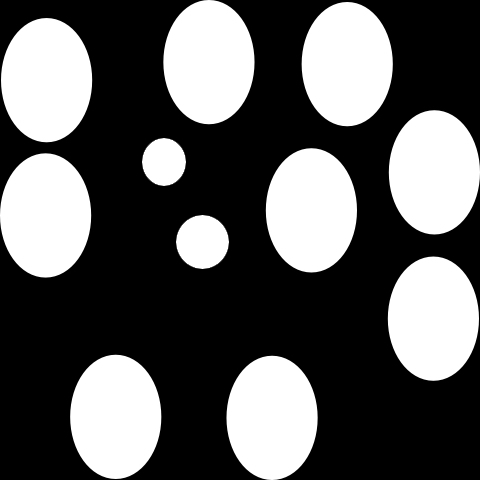
#> input picture data/blobs1.tif, 480 x 480 px
$ python main.py --image_path data/blobs1.tif
#> lines starting #> are read from the running program, lines starting #| are printed output that depends on the picture; after the words box and inside, x2 and y2 are one past the last pixel; in counts of white or black regions, pixels touching at a corner belong together
#> further down, img is the input picture: shape (480, 480, 3); min 0, max 255, mean 92.8
### utils/utils.py

import numpy as np
from numpy.lib.stride_tricks import sliding_window_view
from collections import deque


# primary source:
# https://github.com/scikit-image/scikit-image/blob/0e35d8040d0b0bb409de41f3c0f024f941e09d8a/skimage/measure/_find_contours.py#L10
def pre_process(img:np.ndarray, is_noisy:bool=False, kernel_size:int=7, thresh:int=128)-> np.ndarray:
    # img = img[:,:,0]
#> called with is_noisy = True, kernel_size = 7, thresh = 128
    img = img.astype(np.float64)
    if img.ndim > 2:
        img = np.dot(img[...,:3], [0.2989, 0.5870, 0.1140])
#> img: shape (480, 480) float64

    binary_img = np.ma.masked_array(img > thresh)
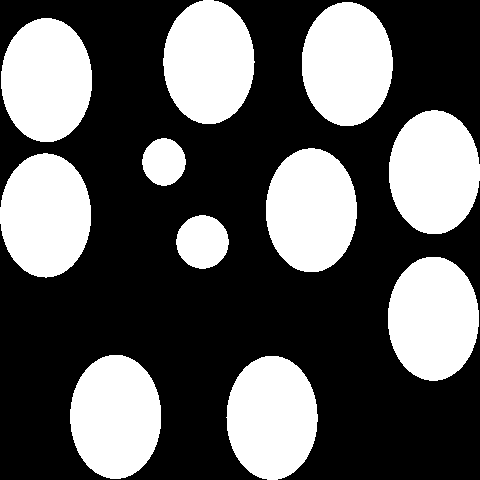
#> binary_img: shape (480, 480) bool; 36.4% white; 11 white regions, largest, box (x1, y1, x2, y2) and area: (1, 18, 92, 142) 8895, (70, 355, 161, 479) 8895, (302, 2, 393, 126) 8893

    if is_noisy:
        # img = img/255
        # img = img[:,:] < 0.5
        kernel = np.ones((kernel_size, kernel_size), dtype=bool)
        # kernel_dial = np.zeros((kerargs.kernel_size_siz, kerargs.kernel_size_siz), dtype=bool)
        # kernel_dial[args.kernel_size//2, :] = 1
        # kernel_dial[:, args.kernel_size//2] = 1
        padded = np.pad(binary_img, kernel_size//2)
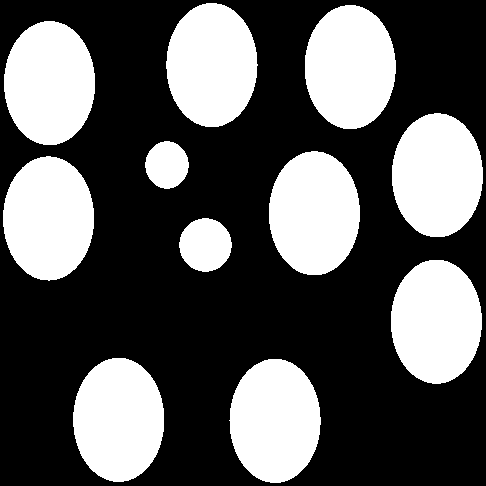
#> padded: shape (486, 486) bool; 35.5% white; 11 white regions, largest, box (x1, y1, x2, y2) and area: (4, 21, 95, 145) 8895, (73, 358, 164, 482) 8895, (305, 5, 396, 129) 8893
        windows = sliding_window_view(padded, window_shape=kernel.shape)
        eroded = np.all(windows | ~kernel, axis=(-1, -2))
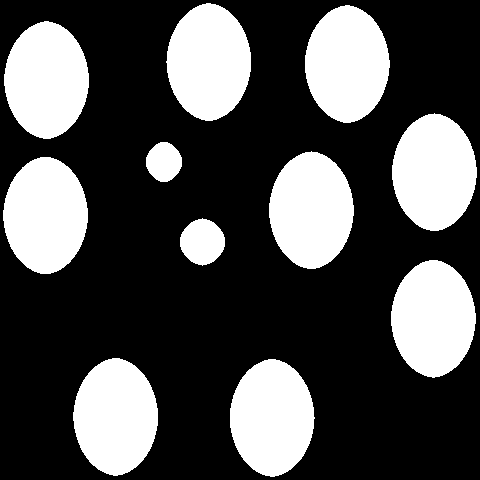
#> eroded: shape (480, 480) bool; 31% white; 11 white regions, largest, box (x1, y1, x2, y2) and area: (4, 21, 89, 139) 7641, (73, 358, 158, 476) 7641, (305, 5, 390, 123) 7639
        dilated = conv2d(eroded, kernel)
        img *= dilated
    return img


def assemble_contours(segments):
    current_index = 0
    contours = {}
    starts = {}
    ends = {}

    for from_point, to_point in segments:
        # Ignore degenerate segments.
        # This happens when (and only when) one vertex of the square is
        # exactly the contour level, and the rest are above or below.
        # This degenerate vertex will be picked up later by neighboring
        # squares.
        if from_point == to_point:
            continue

        tail, tail_num = starts.pop(to_point, (None, None))
        head, head_num = ends.pop(from_point, (None, None))

        if tail is not None and head is not None:
            # We need to connect these two contours.
            if tail is head:
                # We need to closed a contour: add the end point
                head.append(to_point)
            else:  # tail is not head
                # We need to join two distinct contours.
                # We want to keep the first contour segment created, so that
                # the final contours are ordered left->right, top->bottom.
                if tail_num > head_num:
                    # tail was created second. Append tail to head.
                    head.extend(tail)
                    # Remove tail from the detected contours
                    contours.pop(tail_num, None)
                    # Update starts and ends
                    starts[head[0]] = (head, head_num)
                    ends[head[-1]] = (head, head_num)
                else:  # tail_num <= head_num
                    # head was created second. Prepend head to tail.
                    tail.extendleft(reversed(head))
                    # Remove head from the detected contours
                    starts.pop(head[0], None)  # head[0] can be == to_point!
                    contours.pop(head_num, None)
                    # Update starts and ends
                    starts[tail[0]] = (tail, tail_num)
                    ends[tail[-1]] = (tail, tail_num)
        elif tail is None and head is None:
            # We need to add a new contour
            new_contour = deque((from_point, to_point))
            contours[current_index] = new_contour
            starts[from_point] = (new_contour, current_index)
            ends[to_point] = (new_contour, current_index)
            current_index += 1
        elif head is None:  # tail is not None
            # tail first element is to_point: the new segment should be
            # prepended.
            tail.appendleft(from_point)
            # Update starts
            starts[from_point] = (tail, tail_num)
        else:  # tail is None and head is not None:
            # head last element is from_point: the new segment should be
            # appended
            head.append(to_point)
            # Update ends
            ends[to_point] = (head, head_num)

    return [np.array(contour) for _, contour in sorted(contours.items())]

def conv2d(a, f, *args):
    # https://stackoverflow.com/questions/43086557/convolve2d-just-by-using-numpy
    # s = f.shape + tuple(np.subtract(a.shape, f.shape) + 1)
    s = f.shape + a.shape
#> s = (7, 7, 480, 480)
    strd = np.lib.stride_tricks.as_strided
    subM = strd(a, shape = s, strides = a.strides * 2)
    # padded = np.pad(a, f.shape[0]//2)

    return np.einsum('ij,ijkl->kl', f, subM)
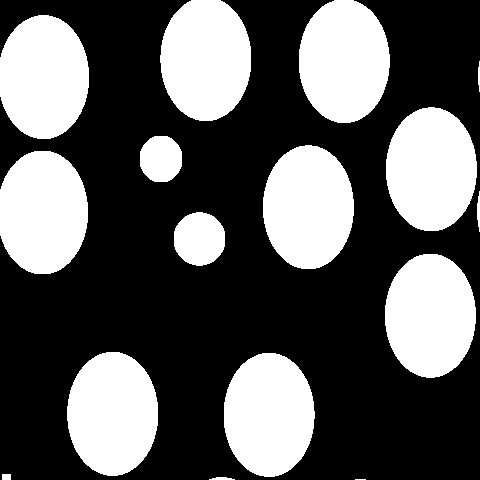
#> returned value: shape (480, 480) bool; 36.4% white; 16 white regions (1 under 20 px), largest, box (x1, y1, x2, y2) and area: (67, 352, 158, 476) 8895, (385, 254, 476, 378) 8893, (386, 107, 477, 231) 8890


def npy_isnan(x):
    return np.isnan(x)

def _get_fraction(from_value, to_value, level):
    if to_value == from_value:
        return 0
    return (level - from_value) / (to_value - from_value)

def get_contour_segments(array, level, vertex_connect_high, mask=None):
    segments = []

    use_mask = mask is not None
    square_case = 0

    for r0 in range(array.shape[0] - 1):
        for c0 in range(array.shape[1] - 1):
            r1, c1 = r0 + 1, c0 + 1

            if use_mask and not (mask[r0, c0] and mask[r0, c1] and mask[r1, c0] and mask[r1, c1]):
                continue

            ul = array[r0, c0]
            ur = array[r0, c1]
            ll = array[r1, c0]
            lr = array[r1, c1]

            if npy_isnan(ul) or npy_isnan(ur) or npy_isnan(ll) or npy_isnan(lr):
                continue

            square_case = 0
            if ul > level:
                square_case += 1
            if ur > level:
                square_case += 2
            if ll > level:
                square_case += 4
            if lr > level:
                square_case += 8

            if square_case in [0, 15]:
                continue

            top = r0, c0 + _get_fraction(ul, ur, level)
            bottom = r1, c0 + _get_fraction(ll, lr, level)
            left = r0 + _get_fraction(ul, ll, level), c0
            right = r0 + _get_fraction(ur, lr, level), c1

            if square_case == 1:
                segments.append((top, left))
            elif square_case == 2:
                segments.append((right, top))
            elif square_case == 3:
                segments.append((right, left))
            elif square_case == 4:
                segments.append((left, bottom))
            elif square_case == 5:
                segments.append((top, bottom))
            elif square_case == 6:
                if vertex_connect_high:
                    segments.append((left, top))
                    segments.append((right, bottom))
                else:
                    segments.append((right, top))
                    segments.append((left, bottom))
            elif square_case == 7:
                segments.append((right, bottom))
            elif square_case == 8:
                segments.append((bottom, right))
            elif square_case == 9:
                if vertex_connect_high:
                    segments.append((top, right))
                    segments.append((bottom, left))
                else:
                    segments.append((top, left))
                    segments.append((bottom, right))
            elif square_case == 10:
                segments.append((bottom, top))
            elif square_case == 11:
                segments.append((bottom, left))
            elif square_case == 12:
                segments.append((left, right))
            elif square_case == 13:
                segments.append((top, right))
            elif square_case == 14:
                segments.append((left, top))

    return segments

### utils/numpy_blob.py
import numpy as np
from utils.utils import *

def np_contours(img:np.ndarray, thresh_by_area:bool=False, thresh:int=128,
				method_name:str='Numpy_Contour')->list[np.ndarray, str]:

	vertex_connect_high = 'high'
	segments = get_contour_segments(img, float(thresh),
									vertex_connect_high == 'high', mask=None)

	contours = assemble_contours(segments)
	areas = np.zeros(len(contours), dtype=np.float32)

	correct_ind = np.ones(len(areas), dtype=bool)

	if thresh_by_area:
		# make a rough estimation of the contour areas
		for index, contour in enumerate(contours):
			areas[index] =  max(contours[index][:,0]) - min(contours[index][:,0])
			areas[index] *= max(contours[index][:,1]) - min(contours[index][:,1])
		# remove the countours that correspond to areas samller than the mean of the all areas
		correct_ind = np.where(areas > np.mean(areas))[0]


	return np.array(contours, dtype=object)[correct_ind], method_name

### utils/gaussian_blober.py
import numpy as np
from skimage.feature import blob_dog, blob_log

def get_gaussian_blobs(img:np.ndarray, min_sigma:int=5, max_sigma:int=30,
						method_name:str='Difference_of_Gaussian')->list[np.ndarray, str]:
	blobs = np.empty(0)
	if method_name=='Difference_of_Gaussian':
		# %% using the the Difference of Gaussian
		blobs = blob_dog(img , min_sigma=min_sigma, sigma_ratio=1.6, max_sigma=max_sigma)
	else:
		# %% using the the Laplasian of Gaussian
		blobs = blob_log(img, min_sigma=min_sigma, max_sigma=max_sigma,
							num_sigma=10, threshold=.5, overlap=0.1)

	blobs[:, 2] = blobs[:, 2] * np.sqrt(2)

	return blobs, method_name

### main.py
import argparse
import tifffile as tf
import numpy as np
from matplotlib import pyplot as plt
from utils.utils import pre_process
from utils.numpy_blob import np_contours
from utils.gaussian_blober import get_gaussian_blobs
from threading import Thread
from queue import Queue

# from pathlib import Path

def worker_function(func, result_queue, *args):
    result = func(*args)
    result_queue.put(result)

def parse_args():
    parser = argparse.ArgumentParser(formatter_class=argparse.ArgumentDefaultsHelpFormatter)
    parser.add_argument(
        '--image_path', default='./data/blobs2.tif', type=str, help='path to the image')
    parser.add_argument(
        '--is_noisy', default=True, type=bool, help='is the image noisy?')
    parser.add_argument(
        '--thresh_by_area', default=False, type=bool, help='rejecting the blobs smaller than the average of the blob areas')
    parser.add_argument(
        '--kernel_size', type=int, default=7, help='kernel size for image denoising')
    parser.add_argument(
        '--min_sigma', type=int, default=6, help='min sigma for the Gaussian blob detector')
    parser.add_argument(
        '--max_sigma', type=int, default=25, help='max sigma for the Gaussian blob detector')
    return parser.parse_args()


if __name__ == '__main__':
    # parse arguments
    methods = ['Numpy_Contour', 'Difference_of_Gaussian', 'Laplasian_of_Gaussian']
    args = parse_args()
    # read the test image and preprocess it
    img = tf.imread(args.image_path)
    processed_img = pre_process(img, args.is_noisy, kernel_size=args.kernel_size)
#> in pre_process, `img *= dilated`:
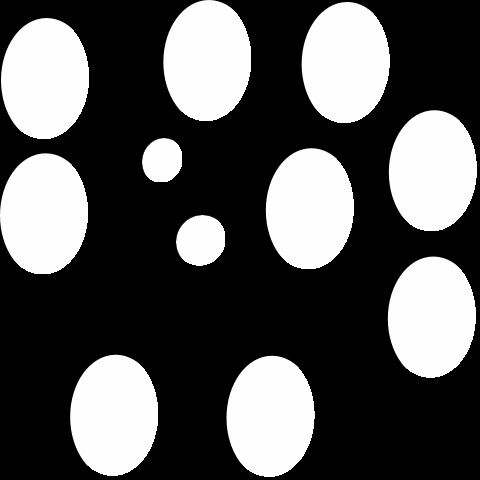
#> img: shape (480, 480) float64; min 0, max 255, mean 87.7

    # %% create threads for multithreading
    result_queue = Queue()
    thread_list = [[]]*3
    # Create threads for each function
    thread_list[0] = Thread(target=worker_function, args=(np_contours, result_queue, processed_img, args.thresh_by_area),
                                                    kwargs={}, daemon=True, name="np_thread", group=None)
    thread_list[1] = Thread(target=worker_function, args=(get_gaussian_blobs, result_queue, processed_img, args.min_sigma, args.max_sigma),
                                                    kwargs={}, daemon=True, name="dog_thread", group=None)
    thread_list[2] = Thread(target=worker_function, args=(get_gaussian_blobs, result_queue, processed_img, args.min_sigma, args.max_sigma, methods[2]),
                                                    kwargs={}, daemon=True, name="log_thread", group=None)

    [thread.start() for thread in thread_list]
    [thread.join()  for thread in thread_list]


    # %% download the results
    blobs = [[]]*len(thread_list)
#> blobs = [[], [], []]
    returned_methods = [[]]*len(thread_list)
#> returned_methods = [[], [], []]
    counter = 0
    while not result_queue.empty():
        blobs[counter], returned_methods[counter] = result_queue.get()
        counter += 1
#> after the loop, blobs = 3 items; returned_methods = ['Difference_of_Gaussian', 'Numpy_Contour', 'Laplasian_of_Gaussian']

    # %% plot the results
    fig, ax = plt.subplots(1,3)
    for blobs_ind, (method, blob) in enumerate(zip(returned_methods, blobs)):
        ax[blobs_ind].imshow(processed_img, cmap=plt.cm.gray)
        for i, sub_blob in enumerate(blob):
            if method == 'Numpy_Contour':
                ax[blobs_ind].plot(sub_blob[:, 1], sub_blob[:, 0], linewidth=3)
                x, y = np.mean(sub_blob[:, 1]), np.mean(sub_blob[:, 0])
            else:
                y, x, r = sub_blob
                c = plt.Circle((x, y), r, color='lime', linewidth=2, fill=False)
                ax[blobs_ind].add_patch(c)
            ax[blobs_ind].text(x, y, str(i), color='red', fontsize = 12)
        ax[blobs_ind].set_axis_off()
        ax[blobs_ind].set_title(f"{method=} detected {len(blob)} blobs")
#> this loop made 3 passes
    plt.tight_layout()
    plt.show()
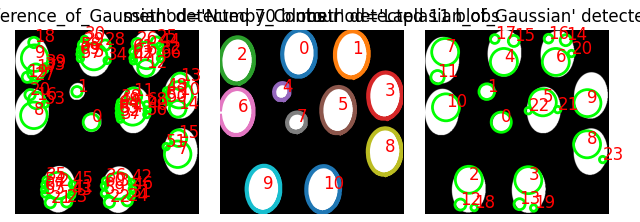
#> figure drawn by matplotlib, 3 panels
    print('')
